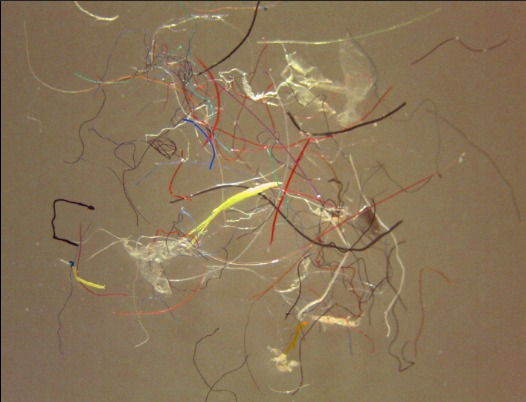
#> input picture samples/sample1.jpeg, 526 x 402 px; its folder holds only this picture in this run
$ python test_pipeline.py
#> lines starting #> are read from the running program, lines starting #| are printed output that depends on the picture; after the words box and inside, x2 and y2 are one past the last pixel; in counts of white or black regions, pixels touching at a corner belong together
### utils/morphology.py
import cv2

import numpy as np


def classify_morphology(contour, rect):

    """

    Classifies a particle based on geometric heuristics.

    Returns: category (str), base_risk (int), solidity (float)

    """

    w, h = rect[1]

    if w == 0 or h == 0:

        return "Unknown", 0, 0


    aspect_ratio = max(w, h) / (min(w, h) if min(w, h) > 0 else 1)

    area = cv2.contourArea(contour)

    hull = cv2.convexHull(contour)

    hull_area = cv2.contourArea(hull) if cv2.contourArea(hull) > 0 else 1


    solidity = float(area) / hull_area

    perimeter = cv2.arcLength(contour, True)

    circularity = (4 * np.pi * area) / (perimeter**2) if perimeter > 0 else 0


    # Decision Tree Logic

    if aspect_ratio > 3.0:

        category = "Fiber"

        base_risk = 90

    elif solidity < 0.88:

        category = "Fragment"

        base_risk = 70

    elif circularity < 0.75:

        category = "Film"

        base_risk = 50

    else:

        category = "Pellet"

        base_risk = 40


    return category, base_risk, solidity


# [37 lines left out: function calculate_risk, not called in this run]

### utils/ai_audit.py
import cv2

from PIL import Image

from transformers import pipeline

import streamlit as st


@st.cache_resource

def load_ai_model():

    """

    Loads the CLIP model for zero-shot classification.

    Cached to prevent reloading on every streamlit rerun.

    """

    return pipeline("zero-shot-image-classification", model="openai/clip-vit-base-patch32")


def ai_audit(img, contour):

    """

    Crops a particle from the image and classifies it using AI.

    Returns: label (str), confidence_score (float)

    """

    classifier = load_ai_model()


    # Get bounding box for cropping

    x, y, w, h = cv2.boundingRect(contour)


    # Add padding for AI context, ensuring we stay within image boundaries

    pad = 10

    img_h, img_w = img.shape[:2]

    y1, y2 = max(0, y-pad), min(img_h, y+h+pad)

    x1, x2 = max(0, x-pad), min(img_w, x+w+pad)


    crop = img[y1:y2, x1:x2]


    if crop.size == 0:
        return "Unknown", 0.0


    # Convert BGR to RGB for PIL

    crop_rgb = cv2.cvtColor(crop, cv2.COLOR_BGR2RGB)
    crop_pil = Image.fromarray(crop_rgb)


    labels = ["synthetic fiber", "plastic fragment", "plastic film", "spherical pellet"]


    results = classifier(crop_pil, candidate_labels=labels)


    return results[0]['label'], results[0]['score']

### test_pipeline.py
# test_pipeline_refined.py
import cv2
import numpy as np
import os
from glob import glob
from utils.morphology import classify_morphology, calculate_risk
from utils.ai_audit import ai_audit

def refined_classification(geo_cat, ai_label, size_um, confidence):
    """
    Hybrid classification combining geometry, AI prediction, and size thresholds.
    """
    # Map AI labels to standard categories
    ai_cat_map = {
        "synthetic fiber": "Fiber",
        "plastic fragment": "Fragment",
        "plastic film": "Film",
        "spherical pellet": "Pellet"
    }
    ai_cat = ai_cat_map.get(ai_label.lower(), "Fragment")

    # CASE 1: Small Particles (<500µm)
    if size_um < 500:
        if ai_cat == "Fiber" and confidence > 60:
            return "Fiber"
        return "Fragment"

    # CASE 2: Large Particles (>2000µm)
    if size_um > 2000:
        if geo_cat == "Film" or ai_cat == "Film":
            return "Film"
        if geo_cat == "Pellet" and ai_cat == "Pellet":
            return "Pellet"
        return "Fragment"

    # CASE 3: Mid-range (500µm - 2000µm)
    if geo_cat == ai_cat:
        return geo_cat
    if confidence > 75:
        return ai_cat
    return geo_cat

def test_single_image(image_path, scale=10.0):
#> called with image_path = 'samples/sample1.jpeg', scale = 10
    print(f"\n--- Testing Image: {os.path.basename(image_path)} ---")

    # 1. Load Image
    img = cv2.imread(image_path)
#> img is the input picture: shape (402, 526, 3); mean B, G, R 88.2, 117.1, 137.5
    if img is None:
        print(f"Error: Could not load image at {image_path}")
        return

    # 2. Pre-processing
    gray = cv2.cvtColor(img, cv2.COLOR_BGR2GRAY)
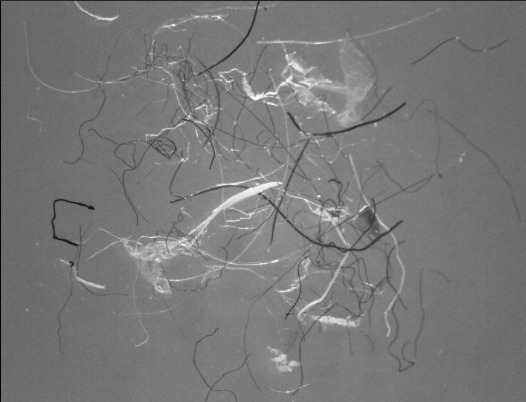
#> gray: shape (402, 526); min 2, max 251, mean 119.9
    blurred = cv2.GaussianBlur(gray, (3, 3), 0)
    _, thresh = cv2.threshold(blurred, 0, 255, cv2.THRESH_BINARY_INV + cv2.THRESH_OTSU)
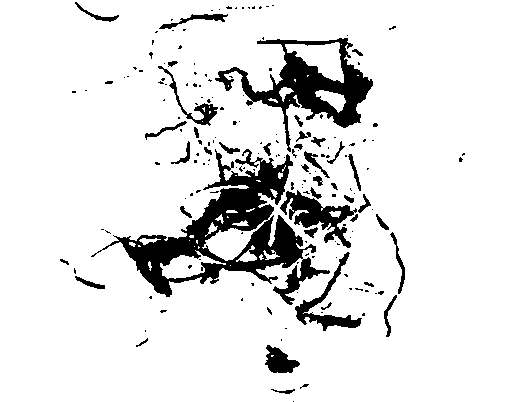
#> thresh: shape (402, 526); 89.3% white; 180 black regions (138 under 20 px), largest, box (x1, y1, x2, y2) and area: (91, 149, 330, 305) 10186, (215, 38, 373, 152) 5098, (280, 190, 357, 248) 1599

    # 3. Contour Detection
    contours, _ = cv2.findContours(thresh, cv2.RETR_EXTERNAL, cv2.CHAIN_APPROX_SIMPLE)
#> contours = 1 item
    print(f"Found {len(contours)} potential particles.")
#| Found 1 potential particles.

    for i, cnt in enumerate(contours):
        area = cv2.contourArea(cnt)
        if area < 80:
            continue  # Skip noise

        # 4. Morphology Analysis
        rect = cv2.minAreaRect(cnt)
        geo_category, base_risk, solidity = classify_morphology(cnt, rect)
        size_um = max(rect[1]) * scale

        # 5. AI Audit
        print(f"  > Particle {i+1}: Running AI Audit...")
        ai_label, ai_score = ai_audit(img, cnt)
        ai_confidence = ai_score * 100  # convert to %

        # 6. Refined Hybrid Classification
        final_label = refined_classification(geo_category, ai_label, size_um, ai_confidence)

        # 7. Risk Calculation
        final_risk = calculate_risk(final_label, size_um)

        # 8. Print Results
        print(f"    [Result] Geometry: {geo_category} | AI: {ai_label} | Final: {final_label}")
        print(f"    [Metrics] Size: {size_um:.1f}µm | Confidence: {ai_confidence:.1f}% | Risk: {final_risk:.1f}/100")
#> this loop made 1 pass
#> (rect, aspect_ratio in classify_morphology, hull in classify_morphology, hull_area in classify_morphology, solidity) on pass 1: (((262.5, 200.5), (401, 525), -90), 1.31, [[525, 0], [525, 401], [0, 401], [0, 0]], 210525, 1)
#> (printed output is left out)

def main():
    sample_dir = "samples"
    image_extensions = ['*.jpg', '*.jpeg', '*.png']

    # Find all images in samples/
    files = []
    for ext in image_extensions:
        files.extend(glob(os.path.join(sample_dir, ext)))

    if not files:
        print(f"No images found in '{sample_dir}/'. Please add sample images.")
        return

    print(f"Starting Pipeline Test on {len(files)} files...")
    for f in files:
        test_single_image(f)
#> (the call stopped at in load_ai_model, `return pipeline("zero-shot-image-classification", model="openai/clip-v..`: transformers is not available in this run)

if __name__ == "__main__":
    main()
